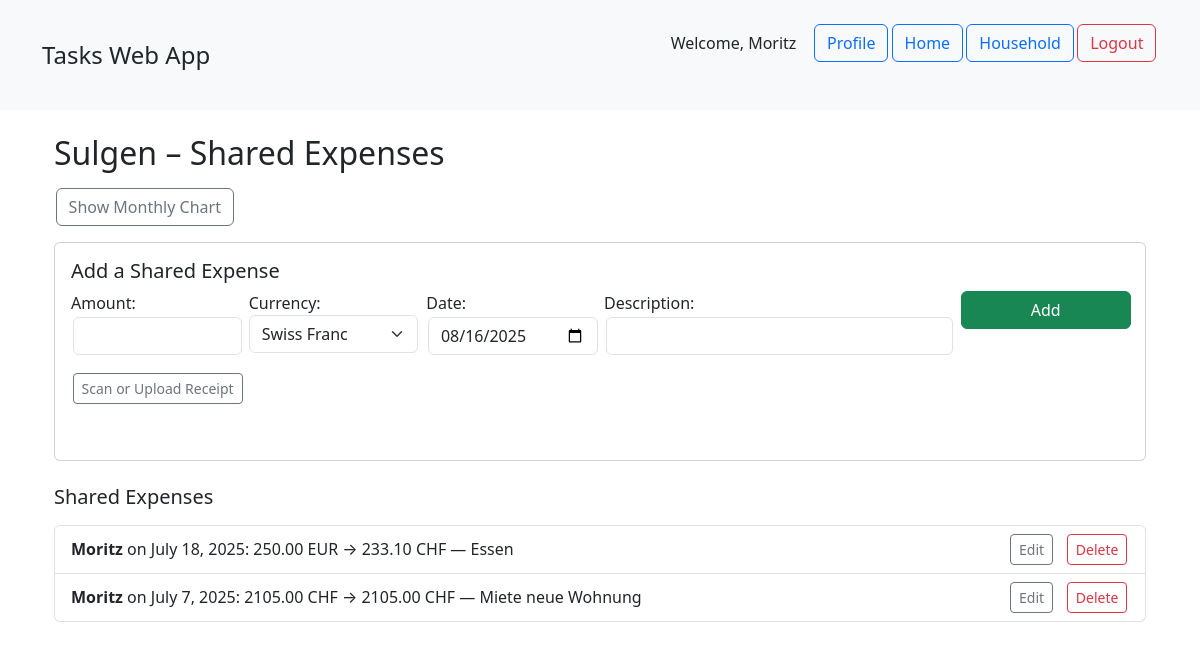
The app's page /household/1/expenses/ (signed in), older data.
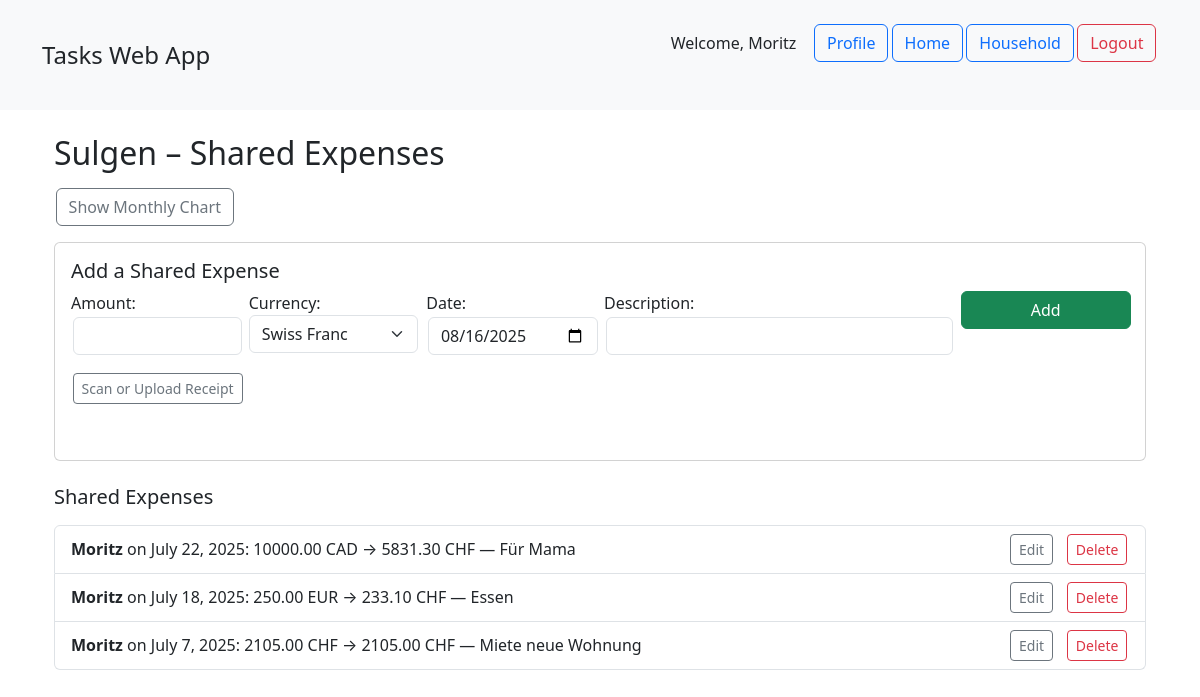
The same page, newer data.
### expenses/models.py (models this page shows, shortened)
class Expense(models.Model):
    user = models.ForeignKey(
        settings.AUTH_USER_MODEL,
        on_delete=models.CASCADE,
        related_name='expenses'
    )
    household = models.ForeignKey(
        Household,
        on_delete=models.CASCADE,
        related_name='shared_expenses',
        null=True, blank=True,
        help_text='If set, this expense is shared with the household.'
    )
    amount = models.DecimalField(max_digits=10, decimal_places=2)
    description = models.CharField(max_length=255, blank=True)
    date = models.DateField()
    code = models.CharField(
        max_length=8,
        unique=True,
        default=generate_expense_code
    )
    currency = models.CharField(
        max_length=3,
        choices=CURRENCY_CHOICES,
        default='CHF',
    )
    converted_amount = models.DecimalField(
        max_digits=10, decimal_places=2, null=True, blank=True
    )
    SCOPE_CHOICES = [
        ('private', 'Private'),
        ('shared',  'Shared'),
    ]
    scope = models.CharField(
        max_length=7,
        choices=SCOPE_CHOICES,
        default='private'
    )
    class Meta:
        ordering = ['-date']

### main/models.py (models this page shows, shortened)
class User(AbstractUser):
    display_name = models.CharField(max_length=150, blank=True)
    groups = models.ManyToManyField(
        Group,
        related_name='main_users',
        blank=True,
        help_text='The groups this user belongs to.'
    )
    user_permissions = models.ManyToManyField(
        Permission,
        related_name='main_user_permissions',
        blank=True,
        help_text='Specific permissions for this user.'
    )
    household = models.ForeignKey(
        Household,
        on_delete=models.SET_NULL,
        null=True,
        blank=True,
        related_name='members',
        help_text='The single household this user belongs to.'
    )
    gamification_enabled = models.BooleanField(
        default=True,
        help_text='Toggle gamification features on/off.'
    )
    points = models.PositiveIntegerField(
        default=0,
        help_text='Accumulated points from completing tasks.'
    )
    receive_notifications = models.BooleanField(
        default=True,
        help_text='Whether user receives email/alert notifications.'
    )
    default_currency = models.CharField(
        max_length=3,
        choices=CURRENCY_CHOICES,
        default='CHF',
        help_text='Your preferred currency.'
    )
    class Meta:
        verbose_name = 'User'
        verbose_name_plural = 'Users'

class Household(models.Model):
    name = models.CharField(max_length=100, unique=True)
    code = models.CharField(
        max_length=8,
        default=generate_household_code,
        unique=True,
        help_text='Invite code for others to join.'
    )
    created_at = models.DateTimeField(auto_now_add=True)
    default_currency = models.CharField(
        max_length=3,
        choices=CURRENCY_CHOICES,
        default='CHF',
        help_text='Currency for shared expenses.'
    )
    default_language = models.CharField(choices=
                                        LANGUAGE_CHOICES,
                                        max_length=10,
                                        default='en',
                                        help_text='Default language for the household.'
                                        )
    household_shop = models.BooleanField(default=False)
    gamification_enabled = models.BooleanField(default=True)
    meal_count = models.PositiveIntegerField(help_text="Number of meals per day")
    class Meta:
        ordering = ['name']
    verbose_name = "Household"
    verbose_name_plural = "Households"

### expenses/views.py (the view)
# urls.py: path('household/<int:pk>/expenses/', views.household_expenses, name='household_expenses'),
@login_required
def household_expenses(request, pk):
    household = get_object_or_404(Household, pk=pk)
    if request.user.household_id != household.pk:
        return redirect('main:household_landing')
    shared = household.shared_expenses.select_related('user').all()
    edit_pk = request.GET.get('edit')
    edit_form = None
    if edit_pk:
        exp_to_edit = get_object_or_404(Expense, pk=edit_pk, household=household)
        if request.method == 'GET':
            edit_form = SharedExpenseForm(instance=exp_to_edit)
    if request.method == 'POST':
        if 'delete_expense' in request.POST:
            Expense.objects.filter(pk=request.POST['delete_expense'], household=household).delete()
            return redirect('expenses:household_expenses', pk=pk)
        if 'edit_expense' in request.POST:
            exp = get_object_or_404(Expense, pk=request.POST['edit_expense'], household=household)
            form = SharedExpenseForm(request.POST, instance=exp)
            if form.is_valid():
                form.save()
                return redirect('expenses:household_expenses', pk=pk)
            edit_form = form  # re-render with errors
        else:
            form = SharedExpenseForm(request.POST)
            if form.is_valid():
                new = form.save(commit=False)
                new.user = request.user
                new.household = household
                new.save()
                return redirect('expenses:household_expenses', pk=pk)
    else:
        form = SharedExpenseForm(initial={'date': date.today()})
    qs = (
        shared
        .annotate(month=TruncMonth('date'))
        .values('month')
        .annotate(total=Sum('converted_amount'))
        .order_by('month')
    )
    labels = [entry['month'].strftime("%b %Y") for entry in qs]
    data   = [float(entry['total'])             for entry in qs]
    context = {
        'household': household,
        'shared_expenses': shared,
        'form': form,
        'edit_pk': edit_pk,
        'edit_form': edit_form,
        'chart_labels_json': json.dumps(labels),
        'chart_data_json':   json.dumps(data),
    }
    return render(request, 'expenses/household_expenses.html', context)

### expenses/forms.py
class SharedExpenseForm(forms.ModelForm):
    class Meta:
        model = Expense
        fields = ['amount', 'currency', 'date', 'description']
        widgets = {
            'date': forms.DateInput(attrs={'type': 'date', 'class': 'form-control'}),
            'amount': forms.NumberInput(attrs={'step': '0.01', 'class': 'form-control'}),
            'currency': forms.Select(attrs={'class': 'form-select'}),
            'description': forms.TextInput(attrs={'class': 'form-control'}),
        }

### expenses/models.py (called while the page is built)
def generate_expense_code():
    return uuid.uuid4().hex[:8]

### expenses/templates/expenses/household_expenses.html (shortened to what this page needs)
{% extends "main/base.html" %}
{% load static %}
{% block content %}
  <div class="container mt-4">
    <h2 class="mb-3">{{ household.name }} – Shared Expenses</h2>
<button
  id="toggleChartBtn"
  class="btn btn-outline-secondary mb-3"
  type="button"
  data-bs-toggle="collapse"
  data-bs-target="#expenseChartContainer"
  aria-expanded="false"
  aria-controls="expenseChartContainer"
>
  Show Monthly Chart
</button>
<div class="card mb-4">
  <div class="card-body">
    <h5 class="card-title">Add a Shared Expense</h5>
    <form method="post" enctype="multipart/form-data" class="row g-2">
      <div class="col-md-2">
        {{ form.amount.label_tag }}
        {{ form.amount }}
      </div>
      <div class="col-md-2">
        {{ form.currency.label_tag }}
        {{ form.currency }}
      </div>
      <div class="col-md-2">
        {{ form.date.label_tag }}
        {{ form.date }}
      </div>
      <div class="col-md-4">
        {{ form.description.label_tag }}
        {{ form.description }}
      </div>
      <div class="col-md-2">
        <button type="submit" class="btn btn-success w-100">Add</button>
      </div>
    </form>
<form method="post" action="{% url 'expenses:upload_receipt' household.pk %}" enctype="multipart/form-data">
  <button class="btn btn-outline-secondary btn-sm mt-2"
          type="button"
          data-bs-toggle="collapse"
          data-bs-target="#receiptScanSection"
          aria-expanded="false"
          aria-controls="receiptScanSection">
    Scan or Upload Receipt
  </button>
</form>
  </div>
</div>
    <h5 class="mb-3">Shared Expenses</h5>
    <ul class="list-group">
  {% for exp in shared_expenses %}
    <li class="list-group-item">
      {% if edit_pk == exp.pk|stringformat:"s" %}
        <form method="post" class="mb-2">
          {% csrf_token %}
          <input type="hidden" name="edit_expense" value="{{ exp.pk }}">
          {{ edit_form.as_p }}
          <button class="btn btn-sm btn-success">Save</button>
          <a href="{% url 'expenses:household_expenses' household.pk %}" class="btn btn-sm btn-secondary">Cancel</a>
        </form>
      {% else %}
        <div class="d-flex justify-content-between align-items-center">
          <div>
            <strong>{{ exp.user.display_name|default:exp.user.username }}</strong>
            on {{ exp.date }}:
            {{ exp.amount }} {{ exp.currency }}
            → {{ exp.converted_amount }} {{ household.default_currency }}
            — {{ exp.description }}
          </div>
          <span>
            <a href="?edit={{ exp.pk }}" class="btn btn-sm btn-outline-secondary me-2">Edit</a>
            <form method="post" class="d-inline">
              <button class="btn btn-sm btn-outline-danger">Delete</button>
            </form>
          </span>
        </div>
      {% endif %}
    </li>
  {% empty %}
    <li class="list-group-item text-muted">No shared expenses yet.</li>
  {% endfor %}
</ul>
  </div>
{% endblock content %}

Row changes from the older to the newer data that the page shows:
added Expense: user.display_name "Moritz", date "July 22, 2025", amount "10000.00", currency "CAD", converted_amount "5831.30", {{ household.default_currency }} "CHF", description "Für Mama"
